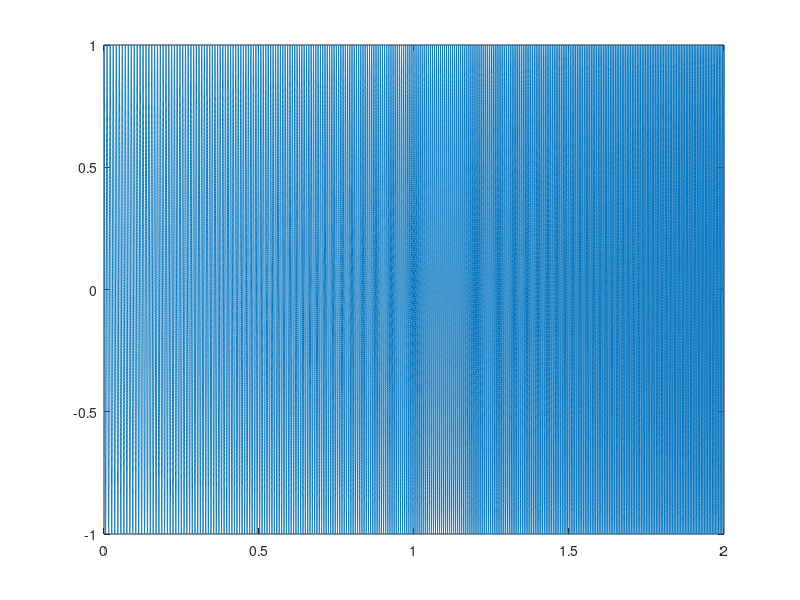
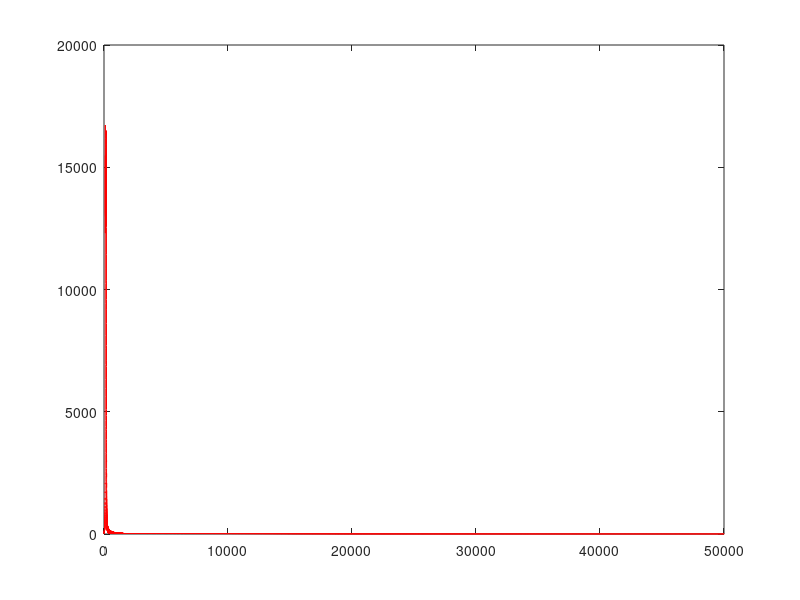

Here is the MATLAB script that generated these plots, in order:
interval = 0.00001;
Fs = 1/interval;
t = 0:interval:2;
y = chirp(t,100,1,150);
plot(t,y);
f=fft(y, pow2(nextpow2(length(y))));
NFFT = pow2(nextpow2(length(y)));
freq = Fs/2*linspace(0,1,NFFT/2+1);
figure
plot(freq,2*abs(f(1:NFFT/2+1)),'r');